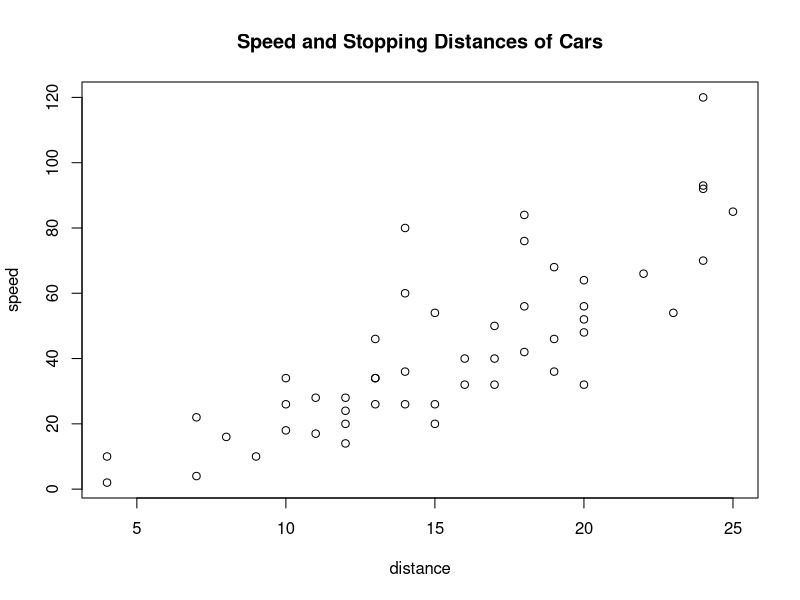

R code for this plot:
## ---- chunk 1
help(median)
## ---- chunk 2
head(pressure, 10)
## ---- chunk 3
head(pressure)
## ---- chunk 4
median(cars$dist)
## ---- chunk 5
mean(cars$speed)
## ---- chunk 6
#the five number summary of both the stopping distance and speed:
summary(cars)
## ---- chunk 7
plot(cars$speed, cars$dist, xlab = "distance", ylab = "speed", main = "Speed and Stopping Distances of Cars")
## ---- chunk 8
which(iris$Species == 'versicolor')[25]
which(iris$Species == 'versicolor')[26]
(iris$Sepal.Length[75] + iris$Sepal.Length[76])/2
## ---- chunk 9
sum = 0
for (i in 1:length(iris$Petal.Length)) {
  if(iris$Petal.Length[i] < 3)
    sum = sum + iris$Petal.Length[i]
  i = i+1
}
sum
## ---- chunk 10

